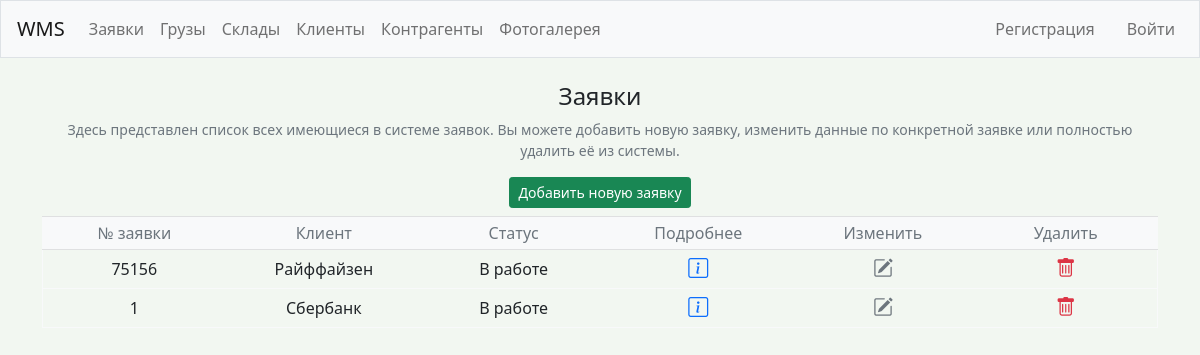
/orders/, run on an earlier commit of the app's database.
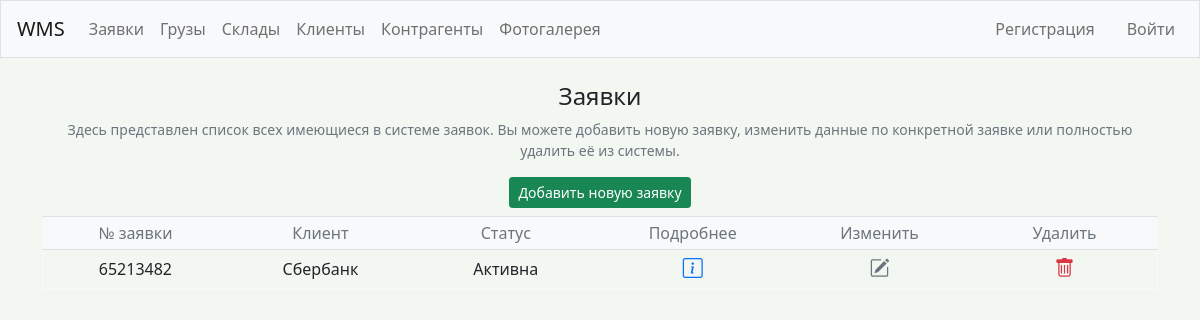
And on a later commit of the database.
### wms/models.py (models this page shows, shortened)
class Order(models.Model):
    logistic_order = models.CharField(max_length=200)
    client = models.ForeignKey(Client, on_delete=models.SET_NULL, blank=True, null=True)
    customer = models.ForeignKey(Customer, on_delete=models.SET_NULL, blank=True, null=True)
    storage = models.ForeignKey(Storage, on_delete=models.SET_NULL, null=True)
    status = models.CharField(
        max_length=10,
        choices=OrderStatus.choices,
        default=OrderStatus.draft,
    )
    date_in = models.DateField('Дата приема', blank=True, null=True)
    date_out = models.DateField('Дата отгрузки', blank=True, null=True)
    driver = models.CharField(max_length=200, blank=True, null=True)
    driver_car = models.CharField(max_length=200, blank=True, null=True)
    storage_order = models.CharField(max_length=200, blank=True, null=True)
    date_created = models.DateTimeField('date published', auto_now_add=True)

class Client(models.Model):
    name = models.CharField(max_length=200)
    pub_date = models.DateTimeField('date published', auto_now_add=True)
    def __str__(self):
        return self.name

### wms/views.py (the view)
# urls.py: path('orders/', views.orders, name='orders'),
def orders(request):
    orders = Order.objects.all().order_by('-date_created')
    context = {'orders': orders}
    return render(request, 'wms/orders.html', context)

### wms/templates/wms/orders.html
{% extends "wms/base.html" %}
{% block page_header %}
  <h4 class="text-center fw-normal">Заявки</h4>
{% endblock page_header %}
{% block content %}
<p class="d-flex justify-content-center form-text text-center">Здесь представлен список всех имеющиеся в системе заявок. Вы можете добавить новую заявку, изменить данные по конкретной заявке или полностью удалить её из системы.</p>
<div class="d-flex justify-content-center">
  <a class="btn btn-success btn-sm mb-2 fw-normal" href="{% url 'wms:new_order' %}">Добавить новую заявку</a>
</div>
<table class="table table-sm table-hover table-responsive-sm table-borderless table-bordered border-light caption">
  <thead class="table-light text-center text-muted">
    <tr>
      <th class="align-middle fw-normal">№ заявки</th>
      <th class="align-middle fw-normal">Клиент</th>
      <th class="align-middle fw-normal">Статус</th>
      <th class="align-middle fw-normal">Подробнее</th>
      <th class="align-middle fw-normal">Изменить</th>
      <th class="align-middle fw-normal">Удалить</th>
    </tr>
  </thead>
  <tbody class="col">
    {% for order in orders %}
      <tr class="text-center fw-normal">
        <td class="col-1 align-middle">{{ order.logistic_order }}</td>
        {% if order.client == None %}
        <td class="col-1 align-middle"></td>
        {% else %}
        <td class="col-1 align-middle">{{ order.client }}</td>
        {% endif %}
        <td class="col-1 text-center align-middle">{{ order.status }}</td>
        <td class="col-1 text-center align-middle">
          <a class="link-primary" href="{% url 'wms:order' order.id %}"><i class="bi bi-info-square fs-5" title="Подробнее"></i></a>
        </td>
        <td class="col-1 text-center align-middle">
          <a class="link-secondary" href="{% url 'wms:update_order' order.id %}"><i class="bi bi-pencil-square fs-5" title="Изменить"></i></a>
        </td>
        <td class="col-1 text-center align-middle">
          <a class="link-danger" href="{% url 'wms:delete_order' order.id %}"><i class="bi bi-trash fs-5" title="Удалить"></i></a>
        </td>
      </tr>
    {% empty %}
  <tfoot>
    <tr class="text-center fw-normal">
      <td class="col align-middle" colspan="10">Не найдено ни одной заявки. Добавьте новую заявку.</td>
    <tr>
  </tfoot>
    {% endfor %}
  </tbody>
</table>
{% endblock content %}

What changed in the data, as far as the page shows it:
removed Order: logistic_order "75156", client "Райффайзен", status "В работе"
removed Order: logistic_order "1", client "Сбербанк", status "В работе"
added Order: logistic_order "65213482", client "Сбербанк", status "Активна"
